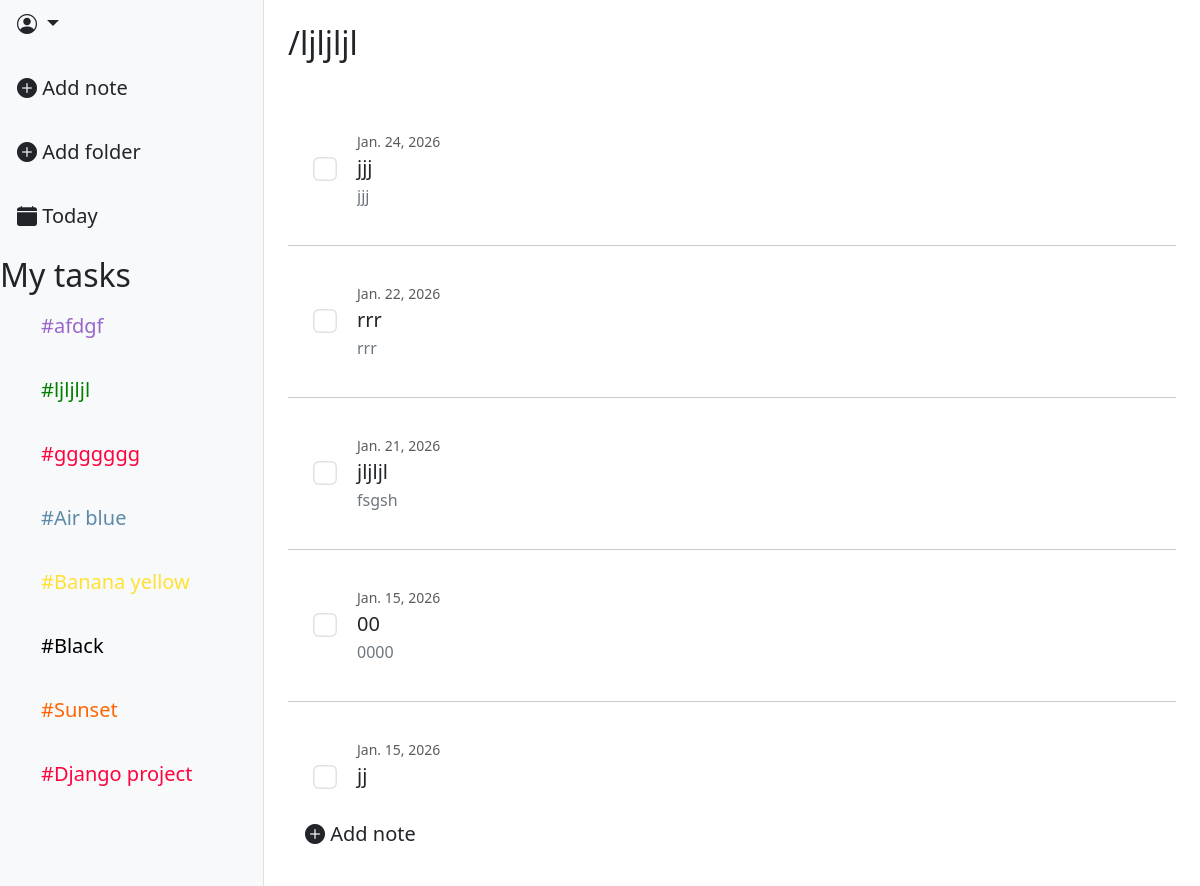
Screenshot of /folder/2/ with the database file from the repository.
### task_app/models.py (models this page shows, shortened)
class Folder(models.Model):
    COLOR_VARIATION = [
        ("#5d8aa8", "Air blue"),
        ("#9966cc", "Amethust"),
        ("#008000", "Apple Green"),
        ("#ff033e", "Red rose"),
        ("#ffe135", "Banana yellow"),
        ("#ff6500", "Sunset"),
        ("#000000", "Black"),
    ]
    color = models.CharField(max_length=30, choices=COLOR_VARIATION, default="Black")
    name = models.CharField(max_length=128)
    created_at = models.DateTimeField(auto_now_add=True)

class Task(models.Model):
    STATUS_CHOICES = [
        ("todo", "To Do"),
        ("in_progress", "In progress"),
        ("done", "Done"),
                ]
    PRIORITY_CHOICES = [
        ("low", "Low"),
        ("medium", "Medium"),
        ("high", "High"),
                ]
    title = models.CharField(max_length=256)
    description = models.CharField(max_length=512)
    status = models.CharField(max_length=20, choices=STATUS_CHOICES, default="todo")
    priority = models.CharField(max_length=20, choices=PRIORITY_CHOICES, default="low")
    due_date = models.DateField(null=True, blank=True)
    creator = models.ForeignKey(User, on_delete=models.CASCADE, related_name="trasks")
    created_at = models.DateTimeField(auto_now_add=True)
    folder = models.ForeignKey(
                Folder,
                on_delete=models.CASCADE,
                related_name="tasks",
                null=True,
                blank=True,
                default=None)

### task_app/views.py (the view)
# urls.py: path('', views.TaskListView.as_view(), name="task_list"),
class TaskListView(ListView):
    model = models.Task
    context_object_name = "tasks"
    template_name = "tasks/task_list.html"
    def get_queryset(self):
        queryset = super().get_queryset()
        folder_id = self.kwargs.get('folder_id')
        if folder_id:
            queryset = queryset.filter(folder_id=folder_id)
        else:
            queryset = queryset.filter(folder__isnull=True)
        status = self.request.GET.get('status')
        priority = self.request.GET.get("priority")
        if status:
            queryset = queryset.filter(status=status)
        else:
           queryset = queryset.exclude(status="done")
        if priority:
            queryset = queryset.filter(priority=priority)
        return queryset.order_by("-due_date", "-created_at")
    def get_context_data(self, **kwargs):
        context = super().get_context_data(**kwargs)
        context["folders"] = Folder.objects.all()
        folder_id = self.kwargs.get('folder_id')
        if folder_id:
            context['current_folder'] = Folder.objects.get(id=folder_id)
        else:
            context['current_folder'] = None
        context["form"] = TaskFilterForm(self.request.GET)
        context["task_form"] = TaskForm()
        context["folder_form"] = FolderForm()
        return context

### task_app/forms.py
class TaskFilterForm(forms.Form):
    PRIORITY_CHOICES = [
        ("low", "Low"),
        ("medium", "Medium"),
        ("high", "High"),
                ]
    priority = forms.ChoiceField(choices=PRIORITY_CHOICES, required=False, label="Priority")
    def __init__(self, *args, **kwargs):
        super(TaskFilterForm, self).__init__(*args, **kwargs)
        self.fields['priority'].widget.attrs.update({"class": "form-select"})

class TaskForm(forms.ModelForm):
    class Meta:
        model = Task
        fields = ["title", "description", "priority", "due_date", "folder"]
        widgets = {
            'due_date': forms.DateInput(attrs={
                "class": "form-control transparent-input",
                "placeholder" : "Date",
                "type": "date"
            })
        }
    def __init__(self, *args, **kwargs):
        current_folder = kwargs.pop('current_folder', None)
        super(TaskForm, self).__init__(*args, **kwargs)
        if current_folder:
            self.fields['folder'].initial = current_folder
        self.fields['title'].widget.attrs.update({
            "class": "form-control noborder-input title-input",
            "placeholder" : "Title"
        })
        self.fields['description'].widget.attrs.update({
            "class": "form-control noborder-input content-input",
            "placeholder" : "Content"
        })
        self.fields['priority'].widget.attrs.update({
            "class": "form-control transparent-input",
            "placeholder" : "Priority"
        })

### templates/tasks/task_list.html (shortened to what this page needs)
{% extends 'base.html' %}
{% load static %}
{% block content %}
{% load custom_tags %}
<div class="d-flex">
    <div class="bg-light border-end" style="width: 22%; min-height: 100vh;">
        <div class="dropdown-center mb-3">
            <button class="btn btn-lg dropdown-toggle" type="button" data-bs-toggle="dropdown" aria-expanded="false">
                <i class="bi bi-person-circle"></i>  {{ user.username }}
            </button>
        </div>
        <div class="d-flex flex-column align-items-start gap-3">
            <a class="btn btn-lg" data-bs-toggle="modal" data-bs-target="#TaskModal">
                <i class="bi bi-plus-circle-fill"></i> Add note
            </a>
            <a class="btn btn-lg" data-bs-toggle="modal" data-bs-target="#FolderModal">
                <i class="bi bi-plus-circle-fill"></i> Add folder
            </a>
            <a class="btn btn-lg" href="{% url 'tasks:task_list' %}">
                <i class="bi bi-calendar-fill"></i> Today
            </a>
            <h2>My tasks</h2>
        </div>
        <div data-simplebar style="max-height: 500px; overflow-x: hidden;">
            <div class="d-flex flex-column align-items-start gap-3 ps-4">
                {% for folder in folders %}
                    <a
                    href="{% url 'tasks:folder-tasks' folder.pk %}"
                    class="btn btn-lg"
                    style="color: {{ folder.color }};"
                    >
                    #{{ folder.name }}</a>
                {% endfor%}
            </div>
        </div>
    </div>
    <div class="flex-grow-1 p-4" >
        {% if current_folder %}
            <h2>/{{ current_folder.name }}</h2>
        {% else %}
            <h2>Today</h2>
        {% endif %}
        <br>
        <ul class="list-group list-group-flush" data-simplebar style="max-height: 700px; overflow-x: hidden;">
            {% for task in tasks %}
                <div class="task-scroling">
                    <li class="list-group-item  border-0 p-1 bg-transparent" style="min-height: 80px;">
                        <div class="task-area d-flex align-items-center p-3">
                            <div class="form-check ms-2" style="z-index: 10;">
                                <input  class="form-check-input task-complete-input"
                                        type="checkbox"
                                        name="checkboxDefault"
                                        id="checkboxTask{{ task.pk }}"
                                        data-url="{% url 'tasks:task-complete' task.pk %}"
                                        style="transform: scale(1.5); cursor: pointer;">
                            </div>
                            <div class="flex-grow-1 p-3">
                                <p class="task-date text-muted mb-1 small">{{ task.due_date }}</p>
                                <h5 class="mb-1">{{ task.title }}</h5>
                                <p class="text-secondary mb-0 text-truncate" style="max-width: 500px;">{{ task.description }}</p>
                            </div>
                        </div>
                    </li>
                </div>
                <hr class="m-0">
            {% empty %}
                <li class="list-group-item text-center py-4 text-muted">
                    <i class="bi bi-clipboard-x" style="font-size: 2rem;"></i>
                    <p class="mb-0">Tasks not found</p>
                </li>
            {% endfor %}
        </ul>
        <div class="list-group-item border-0 pt-3">
            <a class="btn btn-lg" data-bs-toggle="modal" data-bs-target="#TaskModal">
                <i class="bi bi-plus-circle-fill"></i> Add note
            </a>
        </div>
    </div>
    </div>
{% endblock %}

### static/css/modal_style.css (style rules this page uses)
.task-area { border: 1px solid transparent; border-radius: 8px; transition: all 0.3 ease; }
.task-area * { pointer-events: none; }
.task-area .detail_link, .task-area .form-check, .task-area .form-check-input { pointer-events: auto; }

### rows the page displays
Folder: name "afdgf"
Folder: name "ljljljl"
Folder: name "ggggggg"
Folder: name "Air blue"
Folder: name "Banana yellow"
Folder: name "Black"
Folder: name "Sunset"
Folder: name "Django project"
Task: due_date "Jan. 24, 2026", title "jjj", description "jjj"
Task: due_date "Jan. 22, 2026", title "rrr", description "rrr"
Task: due_date "Jan. 21, 2026", title "jljljl", description "fsgsh"
Task: due_date "Jan. 15, 2026", title "00", description "0000"
Task: due_date "Jan. 15, 2026", title "jj"
